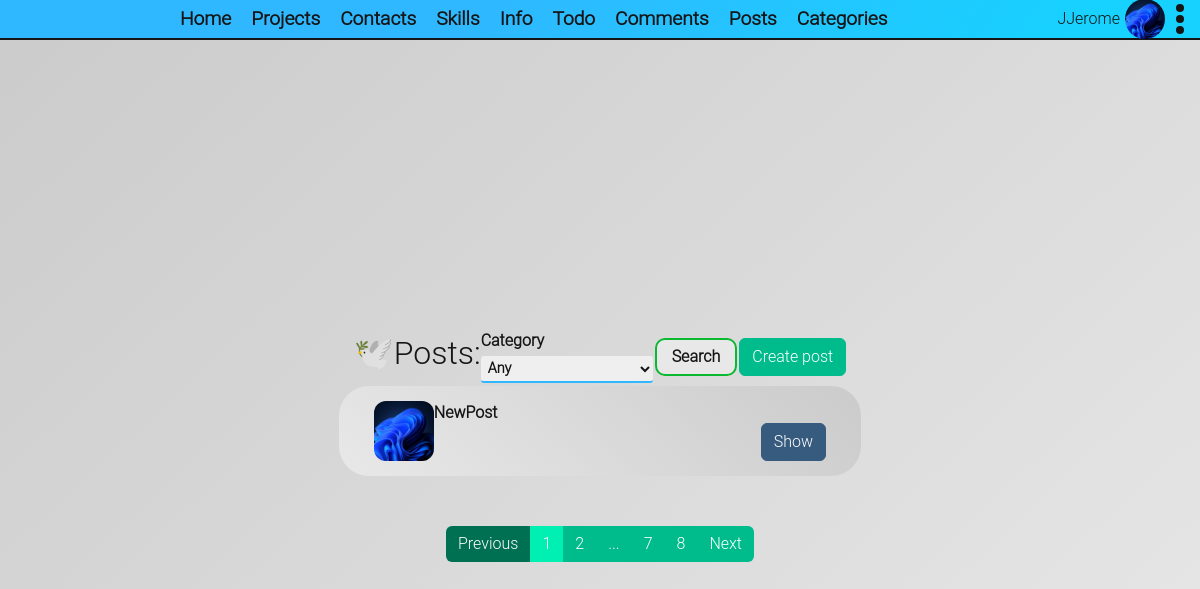
The app's page /post/ (signed in) with its own data.
### app/authentication/entitys.py (models this page shows, shortened)
class AuthUser(db.Model, UserMixin):
    id = db.Column(db.Integer, primary_key=True)
    email = db.Column(db.String(35), unique=True, nullable=False)
    username = db.Column(db.String(30), unique=True, nullable=False)
    password_hash = db.Column(db.String(60), unique=False, nullable=False)
    avatar_image = db.Column(db.String(30), nullable=True, default=config.AVATAR_DEFAULT)
    about_me = db.Column(db.String(500), nullable=True, default="")
    last_seen = db.Column(db.DateTime, nullable=True, default=datetime.datetime.now().replace(microsecond=0))
    @property
    def password(self):
        raise AttributeError("password is not a readable attribute")
    @staticmethod
    @login_manager.user_loader
    def user_loader(user_id: int):
        return AuthUser.query.get(user_id)

### app/posts/entitys.py (models this page shows, shortened)
class Post(db.Model):
    id = db.Column(db.Integer, primary_key=True)
    title = db.Column(db.String(90))
    text = db.Column(db.String(2056))
    image = db.Column(db.String(35), nullable=False, default=config.POST_IMAGE_DEFAULT)
    created = db.Column(db.DateTime, nullable=True, default=datetime.now().replace(microsecond=0))
    type = db.Column(db.Enum(PostType), nullable=False, default=PostType.OTHER)
    enable = db.Column(db.Boolean, nullable=False, default=False)
    user_id = db.Column(db.ForeignKey("auth_user.id"), nullable=False)
    tags = db.relationship('Tag', secondary=tags, backref=db.backref('posts', lazy='dynamic'))
    category_id = db.Column(db.ForeignKey('category.id'))
    category = db.relationship('Category', backref=db.backref('posts', lazy='dynamic'))

### app/posts/views.py (the view)
@posts_bp.route("/", methods=["GET", "POST"])
@login_required
def all_posts():
    form = SearchPostForm()
    page = request.args.get("page", 1, type=int)
    per_page = request.args.get("per_page", config.POSTS_MAX_PER_PAGE, type=int)
    category = request.args.get("category", "ANY") if request.method == "GET" else form.category.data
    posts = Post.query
    if (form.validate_on_submit() or request.method == "GET") and category != "ANY":
        form.category.data = category
        posts = posts.filter(Post.category.has(id=form.category.data))
    posts = posts.order_by(desc(Post.created)).paginate(page=page, per_page=per_page)
    return base_render("all-posts.html", posts=posts, form=form)

### app/posts/forms.py
class SearchPostForm(FlaskForm):
    category = SelectField("Category", default="ANY")
    submit = SubmitField("Search")
    def __init__(self, *args, **kwargs):
        super(SearchPostForm, self).__init__(*args, **kwargs)
        self.category.choices = [(c.id, c.name) for c in Category.query.all()] + [("ANY", "Any")]

### app/common_logic.py (called while the page is built)
def base_render(template: str, **context):
    return render_template(template, about_os=platform.platform(), user_agent_info=request.user_agent.string, **context)

### app/posts/templates/posts/all-posts.html (shortened to what this page needs)
{% extends 'portfolio-base.html' %}
{% block links %}
    <link rel="stylesheet" type="text/css" href="{{ url_for('posts.static', filename='css/all-posts.css') }}">
{% endblock %}
{% block content %}
    {% from "render-filed.html" import render_field %}
    <div class="main-wrapper">
        <main class="main">
            <div class="posts-header">
                <h3>🕊️Posts:</h3>
                {% if form %}
                    <form action="{{ url_for("posts.all_posts") }}"
                          method="post"
                          class="search-form"
                          novalidate
                    >
                        <div> {{ render_field(form.category) }} </div>
                        <div class="d-flex justify-content-center align-items-center">
                            {{ form.submit(class="default-submit") }}
                        </div>
                    </form>
                {% endif %}
                <a href="{{ url_for("posts.create_post") }}"
                   class="btn btn-success"
                >
                    Create post
                </a>
            </div>
            <div class="posts">
                {% for post in posts.items %}
                    <div class="post">
                        <div class="d-flex flex-direction-row">
                            <a class="post-title" href="{{ url_for("posts.get_post", id=post.id) }}">
                                <div class="post-image"
                                     style="background-image:
                                             url('{{ url_for('static', filename='post-images/' + post.image) }}')"
                                ></div>
                            </a>
                            <a class="post-title"
                               href="{{ url_for("posts.get_post", id=post.id) }}">{{ post.title }}</a>
                        </div>
                        <div>
                            <a class="post-title"
                               href="{{ url_for("posts.get_post", id=post.id) }}">
                                <button type="button" class="btn btn-primary">
                                    Show
                                </button>
                            </a>
                        </div>
                    </div>
                {% else %}
                    <p>No posts were found</p>
                {% endfor %}
            </div>
        </main>
        <nav aria-label="...">
            <ul class="pagination">
                <li class="page-item {% if not posts.has_prev %}disabled{% endif %}">
                    <a class="page-link"
                       href="{{ url_for(".all_posts", page=posts.prev_num, category=form.category.data) }}"
                       tabindex="-1">Previous</a>
                </li>
                {% for page in posts.iter_pages(left_edge=2, left_current=1, right_current=1, right_edge=2) %}
                    <li class="page-item {% if page == posts.page %}active{% endif %}">
                        <a class="page-link"
                           href="{{ url_for("posts.all_posts", page=page, category=form.category.data) }}">
                            {{ page or "..." }}
                        </a>
                    </li>
                {% endfor %}
                <li class="page-item {% if not posts.has_next %}disabled{% endif %}">
                    <a class="page-link"
                       href="{{ url_for(".all_posts", page=posts.next_num, category=form.category.data) }}">Next</a>
                </li>
            </ul>
        </nav>
    </div>
{% endblock %}

### app/templates/portfolio-base.html (shortened to what this page needs)
<!doctype html>
<html lang="en">
<head>
    <link rel="stylesheet" href="https://cdn.jsdelivr.net/npm/bootswatch@5.3.2/dist/darkly/bootstrap.min.css"
>
    <link rel="stylesheet" type="text/css" href="{{ url_for('static', filename='css/styles.css') }}">
    {% block links %}
    {% endblock %}
</head>
<body class="bg-white-gradient">
<header class="bg-blue-gradient">
    {% include "base-navigation.html" %}
    <div class="right-side">
        {% include "user_details_header.html" %}
    </div>
</header>
{% block content -%}
{% endblock %}
</body>
</html>

### app/templates/base-navigation.html
{% set navs = {
"Home": url_for('common.portfolio_main'),
"Projects": url_for('common.portfolio_projects'),
"Contacts": url_for('common.portfolio_contacts'),
"Skills": url_for('common.portfolio_skills'),
"Info": url_for('common.info'),
"Todo": url_for('todo.todo_page'),
"Comments": url_for('common.comments_page'),
"Posts": url_for('posts.all_posts'),
"Categories": url_for('posts.categories')
} %}
<nav class="navigation">
    <ul class="nav-pages" id="navPages">
        {% for label, nav in navs.items() %}
            <li><a href="{{ nav }}">{{ label }}</a></li>
        {% endfor %}
    </ul>
</nav>

### app/templates/user_details_header.html (shortened to what this page needs)
{% block links %}
    <link rel="stylesheet" type="text/css" href="{{ url_for('static', filename='css/user_details_header.css') }}">
{% endblock %}
{% if not current_user.is_authenticated %}
    <div class="">
        <a href="{{ url_for("auth.login") }}">Sign-in</a>
        <a href="{{ url_for("auth.sign_up") }}">Sign-up</a>
    </div>
{% else %}
    <div class="d-flex flex-row align-items-center justify-content-center">
        <div>
            {{ current_user.username }}
        </div>
        <div class="user-details-avatar"
                style="background-image: url('{{ url_for('static', filename='users-avatars/' + current_user.avatar_image) }}')"
        >
        </div>
        <div class="nav-item dropdown">
            <a class="dropdown-toggle show user-details"
               data-bs-toggle="dropdown"
               role="button"
               aria-haspopup="true"
               aria-expanded="true"
            >
                <span></span>
                <span></span>
                <span></span>
            </a>
        </div>
    </div>
{% endif %}

### app/templates/render-filed.html (shortened to what this page needs)
{% macro render_field(field) %}
    {% if field.type == 'BooleanField' %}
        <div class="d-flex flex-row justify-content-center align-items-center form-field-row">
            {% if field.label is defined and field.label.text %}
                <dt class="w-100 d-flex flex-row justify-content-center align-items-center">{{ field.label(class="control-label") }}
            {% endif %}
            {{ field(class="default-input mx-4", tabindex=1, **kwargs) | safe }}
        </div>
    {% else %}
        {% if field.label is defined and field.label.text %}
            <dt class="w-100">{{ field.label(class="control-label") }}
        {% endif %}
        <div class="form-field-row">
            {{ field(class="default-input", tabindex=1, **kwargs) | safe }}
        </div>
    {% endif %}
{% endmacro %}

### app/static/css/styles.css (style rules this page uses)
* { --white-color: #e8e8e8; --white-second-color: #cbcbcb; --black-color: #151515; --semi-black-color: #1515157F; --blue-color: #2FB8FFFF; --blue-second-color: #17D2FFFF; --grean-color: #0ab930; --grean-second-color: #2ac44d; --select-color: #ffe700; --select-hover-color: #ffe700; --white-gradient: linear-gradient(317deg, var(--white-color), var(--white-second-color)); --white-gradient-revers: linear-gradient(-317deg, var(--white-color), var(--white-second-color)); --blue-gradient: linear-gradient(123deg, var(--blue-color) 39.22%, var(--blue-second-color) 90.31%); --purple-gradient: linear-gradient(123deg, rgb(115, 33, 255) 39.22%, rgb(139, 84, 229) 90.31%); --light-purple-gradient: linear-gradient(123deg, rgb(139, 84, 229) 39.22%, rgb(169, 124, 245) 90.31%); font-family: "Roboto Light", sans-serif; color: var(--black-color); }
a { color: var(--black-color); }
div, ul, body { padding: 0; margin: 0; }
body { display: flex; flex-direction: column; min-height: 100vh; }
.bg-white-gradient { background: var(--white-gradient); }
.bg-blue-gradient { background: var(--blue-gradient); }
header { display: flex; align-items: center; justify-content: space-between; border-bottom: 2px solid var(--black-color); height: 40px; padding: 0 10px; }
.navigation { display: flex; flex-direction: row; justify-content: space-evenly; align-items: center; height: 40px; }
.nav-pages { list-style: none; display: flex; flex-direction: row; justify-content: space-between; align-content: center; width: 100%; height: 100%; }
.nav-pages li { display: flex; align-items: center; }
.nav-pages li a { font-size: 1.2rem; font-weight: 700; text-decoration: none; padding: 10px; transition: ease .2s; }
.default-input { width: 100%; margin: 3px 0; padding: 3px; border-radius: 3px; border: none; border-bottom: 2px solid var(--blue-color); font-size: .9rem; font-weight: 600; outline: none; transition: ease .15s; }
.default-submit { display: flex; box-sizing: border-box; margin: 2px; padding: 5px 15px; border-radius: 10px; font-size: 1rem; font-weight: 600; border: 2px solid var(--grean-color); background: var(--white-color); transition: ease .1s; }

### app/posts/static/css/all-posts.css (style rules this page uses)
.main-wrapper { display: flex; flex: 1; flex-direction: column; align-items: center; justify-content: center; width: 100%; height: 100%; }
.main-wrapper .main { display: flex; flex-direction: column; min-width: 40vw; margin: 50px 0; }
.posts-header { display: flex; flex-direction: row; align-items: center; justify-content: space-between; margin: 0 15px; }
.posts { padding: 10px 30px; border-radius: 30px; background: var(--white-gradient-revers); }
.post-image { width: 5vw; height: 5vw; border-radius: 1vw; background-position: center; background-size: cover;!important; }
.post { display: flex; flex-direction: row; justify-content: space-between; align-items: end; margin: 5px; }
.search-form { display: flex; flex-direction: row; justify-content: center; align-items: center; }
.post-title { font-size: 1rem; font-weight: 600; text-decoration: none; }

### app/static/css/user_details_header.css (style rules this page uses)
.dropdown-toggle::after { content: none;!important; }
.user-details { display: flex; flex-direction: column; justify-content: space-between; align-items: center; height: 30px; width: 10px; margin: 0 5px; }
.user-details span { display: block; width: 8px; height: 8px; border-radius: 100%; background: var(--black-color); }
.user-details-avatar { margin: 5px; width: 40px; height: 40px; border-radius: 100%; background-position: center; background-size: cover;!important; }

### records on screen
Post: image (picture), title "NewPost"

### other values on screen
{{ label }} "Home" "Projects" "Contacts" "Skills" "Info" "Todo" "Comments" "Posts" "Categories"
{{ current_user.username }} "JJerome"
{{ field.label(class="control-label") }} "Category"
{{ page or "..." }} "1" "2" "..." "7" "8"
